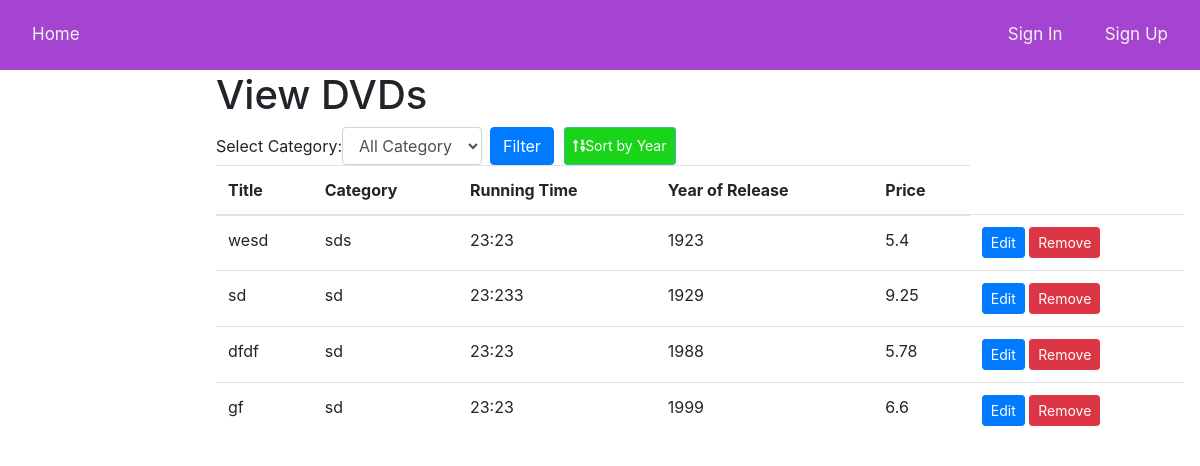
/view-dvds, run on an earlier commit of the app's database.
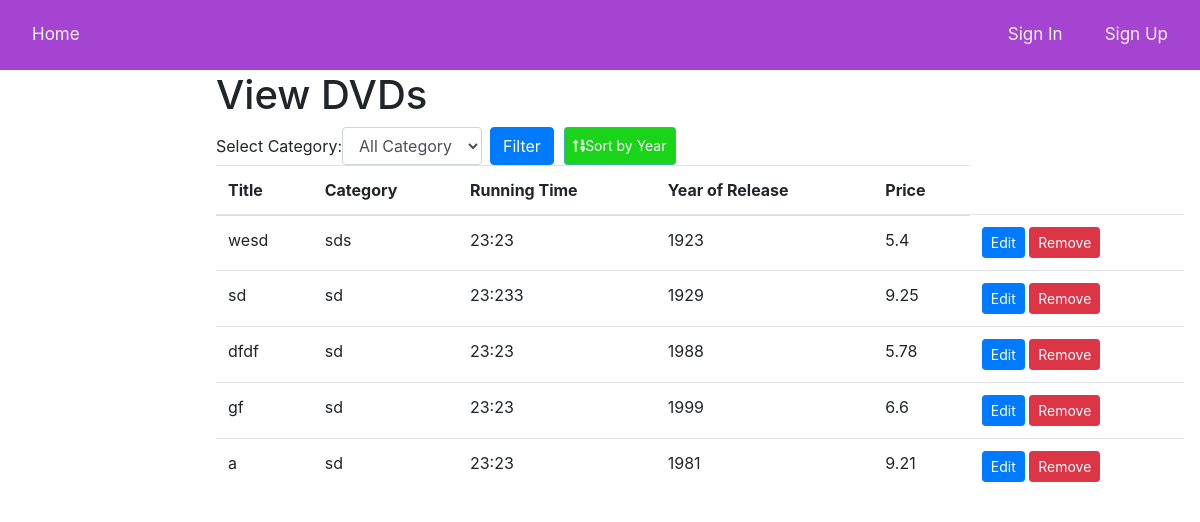
And on a later commit of the database.
### api/models.py (models this page shows)
class DVD(db.Model):
    id = db.Column(db.Integer, primary_key=True)
    title = db.Column(db.String(100), nullable=False)
    category = db.Column(db.String(50), nullable=False)
    running_time = db.Column(db.String(20), nullable=False)
    year = db.Column(db.Integer, nullable=False)
    price = db.Column(db.Float, nullable=False)

### api/routes.py (the view, shortened to what this page needs)
@dvd.route('/view-dvds', methods=['GET', 'POST'])
def view_dvds():
    categories = set([dvd.category for dvd in DVD.query.all()])
    dvds = DVD.query.all()
    selected_category = None
    return render_template("view_dvds.html", user=current_user, dvds=dvds, categories=categories, selected_category=selected_category)

### api/templates/view_dvds.html (shortened to what this page needs)
{% extends "base.html" %}
{% block content %}
<link rel="stylesheet" href="https://cdnjs.cloudflare.com/ajax/libs/font-awesome/5.15.3/css/all.min.css">
<div class="viewdvds">
    <h1>View DVDs</h1>
    <form method="POST" class="form-inline">
        <div class="form-group mr-2">
          <label for="category-select">Select Category:  </label>
          <select class="form-control" id="category-select" name="category">
                <option value="" disabled selected hidden>All Category</option>
          </select>
        </div>
        <button type="submit" class="btn btn-primary">Filter</button>
        <button type="submit" name="sort_by_year" class="btn btn-sm btn-outline-dark float-right"><i class="fas fa-sort-numeric-up"></i>Sort by Year</button>
      </form>
    <table class="table">
        <thead>
            <tr>
                <th>Title</th>
                <th>Category</th>
                <th>Running Time</th>
                <th>Year of Release</th>
                <th>Price</th>
            </tr>
        </thead>
        <tbody>
            {% for dvd in dvds %}
                <tr>
                    <td>{{ dvd.title }}</td>
                    <td>{{ dvd.category }}</td>
                    <td>{{ dvd.running_time }}</td>
                    <td>{{ dvd.year }}</td>
                    <td>{{ dvd.price }}</td>
                    <td>
                        <a href="{{ url_for('dvd.edit_dvd', id=dvd.id) }}" class="btn btn-primary btn-sm">Edit</a>
                        <form method="POST" action="{{ url_for('dvd.remove_dvd', id=dvd.id) }}" method="POST" class="d-inline-block">
                          <button type="submit" class="btn btn-danger btn-sm" onclick="return confirm('Are you sure you want to remove this DVD?')">Remove</button>
                        </form>
                      </td>
                </tr>
            {% endfor %}
        </tbody>
    </table>
</div>
{% endblock %}

### api/templates/base.html (shortened to what this page needs)
<!DOCTYPE html>
<html>
<head>
    <link rel="stylesheet" href="https://stackpath.bootstrapcdn.com/bootstrap/4.3.1/css/bootstrap.min.css">
</head>
<body>
    <div class="navbar">
        {% if user.is_authenticated %}
        <a href="/">Home</a>
        <a href="/add-dvd">add DVDs</a>
        <a href="/view-dvds">DVDs list</a>
        <div class="right">
        <a href="/logout">Logout</a>
        </div>
        {% else %}
        <a href="/">Home</a>
        <div class="right">
            <a href="/login">Sign In</a>
            <a href="/signup">Sign Up</a>
        </div>
        {% endif %}
    </div>
    <div class="content">
        {% block content %}
        {% endblock %}
    </div>
</body>
</html>

### api/templates/base.html (style rules this page uses)
.navbar { background-color: #a544d1; overflow: hidden; width: 100%; }
.navbar a { float: left; color: #f2f2f2; text-align: center; padding: 14px 16px; text-decoration: none; font-size: 17px; }
.navbar .right { float: right; }
.navbar .right a { margin-left: 10px; }
.content { padding: 1px 16px; height: 1000px; }

### api/templates/view_dvds.html (style rules this page uses)
.viewdvds { margin-left: 200px; }
.btn-outline-dark { margin-left: 10px; height: 38.48px; width: 61.41; color: #ffffff; background-color: rgb(26, 212, 26); border-color: #3fafa6; }

What changed in the data, as far as the page shows it:
added DVD: title "a", category "sd", running_time "23:23", year "1981", price "9.21"
